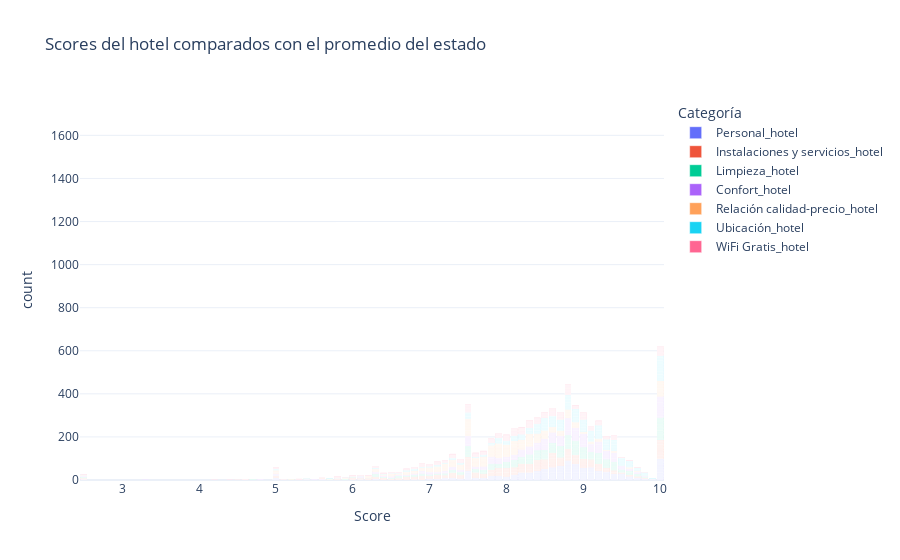

This figure's notebook cell:
### Code cell
"""
import pandas as pd
import plotly.express as px

# Seleccionar las columnas relevantes
score_columns = [
    'Personal_hotel', 'Instalaciones y servicios_hotel', 'Limpieza_hotel',
    'Confort_hotel', 'Relación calidad-precio_hotel', 'Ubicación_hotel', 'WiFi Gratis_hotel'
]

# Configuración del gráfico
fig = px.bar(df_merged, x='state', y=score_columns,
             title='Scores del hotel comparados con el promedio del estado',
             labels={'value': 'Score', 'variable': 'Categoría'},
             template='plotly_white',
             hover_name='name')

# Mostrar el gráfico
fig.show()
"""

### Figure 1 — Plotly figure (JSON) as saved in the notebook; plotly's stock layout.template omitted (floating-point values rounded to 4 significant figures; data arrays with more than 128 entries replaced by an {"elided": "..."} marker saying what was removed)
{"data": [{"alignmentgroup": "True", "hovertemplate": "<b>%{hovertext}</b><br><br>Categoría=Personal_hotel<br>Score=%{x}<br>count=%{y}<extra></extra>", "hovertext": {"elided": "1277 str values"}, "legendgroup": "Personal_hotel", "marker": {"color": "#636efa", "pattern": {"shape": ""}}, "name": "Personal_hotel", "offsetgroup": "Personal_hotel", "orientation": "v", "showlegend": true, "textposition": "auto", "type": "bar", "x": {"elided": "1277 mixed values"}, "xaxis": "x", "y": {"elided": "1277 int values"}, "yaxis": "y"}, {"alignmentgroup": "True", "hovertemplate": "<b>%{hovertext}</b><br><br>Categoría=Instalaciones y servicios_hotel<br>Score=%{x}<br>count=%{y}<extra></extra>", "hovertext": {"elided": "1277 str values"}, "legendgroup": "Instalaciones y servicios_hotel", "marker": {"color": "#EF553B", "pattern": {"shape": ""}}, "name": "Instalaciones y servicios_hotel", "offsetgroup": "Instalaciones y servicios_hotel", "orientation": "v", "showlegend": true, "textposition": "auto", "type": "bar", "x": {"elided": "1277 mixed values"}, "xaxis": "x", "y": {"elided": "1277 int values"}, "yaxis": "y"}, {"alignmentgroup": "True", "hovertemplate": "<b>%{hovertext}</b><br><br>Categoría=Limpieza_hotel<br>Score=%{x}<br>count=%{y}<extra></extra>", "hovertext": {"elided": "1277 str values"}, "legendgroup": "Limpieza_hotel", "marker": {"color": "#00cc96", "pattern": {"shape": ""}}, "name": "Limpieza_hotel", "offsetgroup": "Limpieza_hotel", "orientation": "v", "showlegend": true, "textposition": "auto", "type": "bar", "x": {"elided": "1277 mixed values"}, "xaxis": "x", "y": {"elided": "1277 int values"}, "yaxis": "y"}, {"alignmentgroup": "True", "hovertemplate": "<b>%{hovertext}</b><br><br>Categoría=Confort_hotel<br>Score=%{x}<br>count=%{y}<extra></extra>", "hovertext": {"elided": "1277 str values"}, "legendgroup": "Confort_hotel", "marker": {"color": "#ab63fa", "pattern": {"shape": ""}}, "name": "Confort_hotel", "offsetgroup": "Confort_hotel", "orientation": "v", "showlegend": true, "textposition": "auto", "type": "bar", "x": {"elided": "1277 mixed values"}, "xaxis": "x", "y": {"elided": "1277 int values"}, "yaxis": "y"}, {"alignmentgroup": "True", "hovertemplate": "<b>%{hovertext}</b><br><br>Categoría=Relación calidad-precio_hotel<br>Score=%{x}<br>count=%{y}<extra></extra>", "hovertext": {"elided": "1277 str values"}, "legendgroup": "Relación calidad-precio_hotel", "marker": {"color": "#FFA15A", "pattern": {"shape": ""}}, "name": "Relación calidad-precio_hotel", "offsetgroup": "Relación calidad-precio_hotel", "orientation": "v", "showlegend": true, "textposition": "auto", "type": "bar", "x": {"elided": "1277 mixed values"}, "xaxis": "x", "y": {"elided": "1277 int values"}, "yaxis": "y"}, {"alignmentgroup": "True", "hovertemplate": "<b>%{hovertext}</b><br><br>Categoría=Ubicación_hotel<br>Score=%{x}<br>count=%{y}<extra></extra>", "hovertext": {"elided": "1277 str values"}, "legendgroup": "Ubicación_hotel", "marker": {"color": "#19d3f3", "pattern": {"shape": ""}}, "name": "Ubicación_hotel", "offsetgroup": "Ubicación_hotel", "orientation": "v", "showlegend": true, "textposition": "auto", "type": "bar", "x": {"elided": "1277 mixed values"}, "xaxis": "x", "y": {"elided": "1277 int values"}, "yaxis": "y"}, {"alignmentgroup": "True", "hovertemplate": "<b>%{hovertext}</b><br><br>Categoría=WiFi Gratis_hotel<br>Score=%{x}<br>count=%{y}<extra></extra>", "hovertext": {"elided": "1277 str values"}, "legendgroup": "WiFi Gratis_hotel", "marker": {"color": "#FF6692", "pattern": {"shape": ""}}, "name": "WiFi Gratis_hotel", "offsetgroup": "WiFi Gratis_hotel", "orientation": "v", "showlegend": true, "textposition": "auto", "type": "bar", "x": {"elided": "1277 mixed values"}, "xaxis": "x", "y": {"elided": "1277 int values"}, "yaxis": "y"}], "layout": {"barmode": "relative", "legend": {"title": {"text": "Categoría"}, "tracegroupgap": 0}, "title": {"text": "Scores del hotel comparados con el promedio del estado"}, "xaxis": {"anchor": "y", "domain": [0, 1], "title": {"text": "Score"}}, "yaxis": {"anchor": "x", "domain": [0, 1], "title": {"text": "count"}}}}
